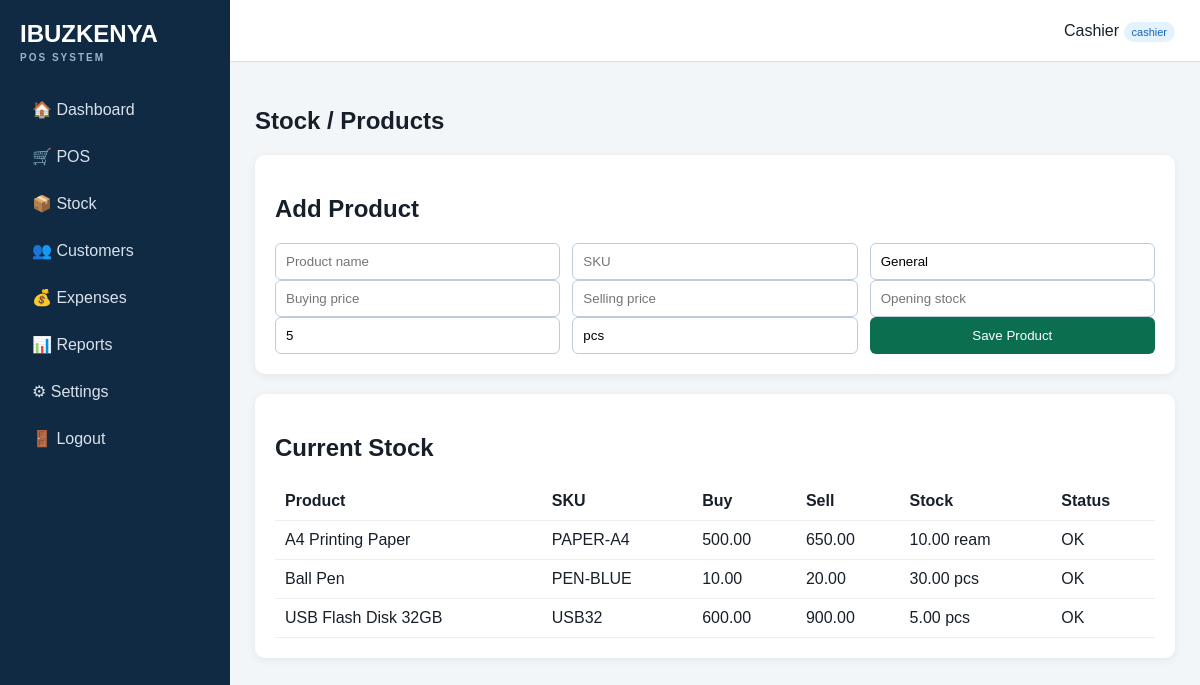
The page /products.php (signed in) on the database its author committed.
### tables this page shows
CREATE TABLE settings (
 id INT PRIMARY KEY DEFAULT 1,
 business_name VARCHAR(150) NOT NULL DEFAULT 'IBUZKENYA',
 phone VARCHAR(50) DEFAULT '',
 email VARCHAR(150) DEFAULT '',
 address VARCHAR(255) DEFAULT '',
 receipt_footer VARCHAR(255) DEFAULT 'Thank you for your business.'
);

CREATE TABLE products (
 id INT AUTO_INCREMENT PRIMARY KEY,
 name VARCHAR(150) NOT NULL,
 sku VARCHAR(80) UNIQUE,
 category VARCHAR(100) DEFAULT 'General',
 buying_price DECIMAL(12,2) NOT NULL DEFAULT 0,
 selling_price DECIMAL(12,2) NOT NULL DEFAULT 0,
 stock_qty DECIMAL(12,2) NOT NULL DEFAULT 0,
 reorder_level DECIMAL(12,2) NOT NULL DEFAULT 5,
 unit VARCHAR(30) DEFAULT 'pcs',
 active TINYINT(1) DEFAULT 1,
 created_at TIMESTAMP DEFAULT CURRENT_TIMESTAMP
);

### config/config.php (called while the page is built, shortened)
<?php
function e($v){return htmlspecialchars((string)$v,ENT_QUOTES,'UTF-8');}
function money($n){return number_format((float)$n,2);}

### products.php (the view, shortened to what this page needs)
<?php require 'includes/header.php';
$products=$pdo->query("SELECT * FROM products WHERE active=1 ORDER BY name")->fetchAll();
?>
<h1>Stock / Products</h1><div class="panel"><h2>Add Product</h2><form method="post"><input type="hidden" name="action" value="save"><div class="row3"><input name="name" placeholder="Product name" required><input name="sku" placeholder="SKU"><input name="category" placeholder="Category" value="General"></div><div class="row3"><input name="buying" type="number" step="0.01" placeholder="Buying price"><input name="selling" type="number" step="0.01" placeholder="Selling price"><input name="stock" type="number" step="0.01" placeholder="Opening stock"></div><div class="row3"><input name="reorder" type="number" step="0.01" value="5" placeholder="Reorder level"><input name="unit" value="pcs"><button>Save Product</button></div></form></div>
<div class="panel"><h2>Current Stock</h2><table><tr><th>Product</th><th>SKU</th><th>Buy</th><th>Sell</th><th>Stock</th><th>Status</th></tr><?php foreach($products as $p):?><tr><td><?=e($p['name'])?></td><td><?=e($p['sku'])?></td><td><?=money($p['buying_price'])?></td><td><?=money($p['selling_price'])?></td><td><?=money($p['stock_qty'])?> <?=e($p['unit'])?></td><td><?=$p['stock_qty']<=$p['reorder_level']?'<span class="low">LOW</span>':'OK'?></td></tr><?php endforeach;?></table></div>
<?php require 'includes/footer.php';?>

### includes/header.php
<?php require_once __DIR__.'/../config/config.php'; require_login(); $set=$pdo->query("SELECT * FROM settings WHERE id=1")->fetch(); ?>
<!doctype html><html><head><meta charset="utf-8"><meta name="viewport" content="width=device-width,initial-scale=1">
<title><?=e($set['business_name'])?> POS</title><link rel="stylesheet" href="assets/style.css"></head>
<body><div class="layout"><aside><div class="brand"><?=e($set['business_name'])?><small>POS SYSTEM</small></div>
<nav>
<a href="dashboard.php">🏠 Dashboard</a><a href="pos.php">🛒 POS</a><a href="products.php">📦 Stock</a><a href="customers.php">👥 Customers</a>
<a href="expenses.php">💰 Expenses</a><a href="reports.php">📊 Reports</a><a href="settings.php">⚙ Settings</a><a href="logout.php">🚪 Logout</a>
</nav></aside><main><header class="top"><div><?=e($_SESSION['user']['full_name'])?> <span class="badge"><?=e($_SESSION['user']['role'])?></span></div></header><section class="content">

### assets/style.css (style rules this page uses)
* { box-sizing:border-box }
body { margin:0;font-family:Arial,sans-serif;background:#f3f6f9;color:#17202a }
.layout { display:flex;min-height:100vh }
aside { width:230px;background:#102a43;color:#fff;padding:20px;position:fixed;top:0;bottom:0 }
.brand { font-size:24px;font-weight:800;margin-bottom:25px }
.brand small { display:block;font-size:10px;letter-spacing:2px;color:#9fb3c8;margin-top:4px }
nav a { display:block;color:#d9e2ec;text-decoration:none;padding:12px;border-radius:7px;margin:4px 0 }
main { margin-left:230px;flex:1 }
.top { height:62px;background:#fff;border-bottom:1px solid #ddd;display:flex;align-items:center;justify-content:flex-end;padding:0 25px }
.content { padding:25px }
.panel { background:#fff;border-radius:10px;padding:20px;margin-top:20px;box-shadow:0 2px 8px #00000010 }
table { width:100%;border-collapse:collapse }
th,td { padding:10px;border-bottom:1px solid #eee;text-align:left }
input,select,button,textarea { padding:10px;border:1px solid #bcccdc;border-radius:6px;width:100% }
button,.btn { background:#0b6e4f;color:#fff;border:0;cursor:pointer;text-decoration:none;display:inline-block;text-align:center }
.row3 { display:grid;grid-template-columns:repeat(3,1fr);gap:12px }
.badge { background:#e3f2fd;color:#1565c0;padding:4px 8px;border-radius:12px;font-size:11px }

### rows shown on the page
settings: business_name "IBUZKENYA"
products: name "A4 Printing Paper", sku "PAPER-A4", buying_price "500.00", selling_price "650.00", stock_qty "10.00", unit "ream", reorder_level "OK"
products: name "Ball Pen", sku "PEN-BLUE", buying_price "10.00", selling_price "20.00", stock_qty "30.00", unit "pcs", reorder_level "OK"
products: name "USB Flash Disk 32GB", sku "USB32", buying_price "600.00", selling_price "900.00", stock_qty "5.00", unit "pcs", reorder_level "OK"

### other values the page prints
$_SESSION['user']['full_name'] "Cashier"
$_SESSION['user']['role'] "cashier"
